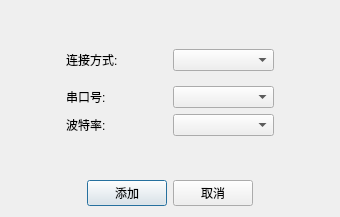
<?xml version="1.0" encoding="UTF-8"?>
<ui version="4.0">
 <class>AddClientDlg</class>
 <widget class="QDialog" name="AddClientDlg">
  <property name="geometry">
   <rect>
    <x>0</x>
    <y>0</y>
    <width>340</width>
    <height>217</height>
   </rect>
  </property>
  <property name="windowTitle">
   <string>Dialog</string>
  </property>
  <layout class="QGridLayout" name="gridLayout_7">
   <item row="3" column="1">
    <layout class="QHBoxLayout" name="horizontalLayout_2">
     <item>
      <spacer name="horizontalSpacer">
       <property name="orientation">
        <enum>Qt::Horizontal</enum>
       </property>
       <property name="sizeHint" stdset="0">
        <size>
         <width>40</width>
         <height>20</height>
        </size>
       </property>
      </spacer>
     </item>
     <item>
      <widget class="QPushButton" name="pushButton">
       <property name="text">
        <string>添加</string>
       </property>
      </widget>
     </item>
     <item>
      <widget class="QPushButton" name="pushButton_2">
       <property name="text">
        <string>取消</string>
       </property>
      </widget>
     </item>
     <item>
      <spacer name="horizontalSpacer_2">
       <property name="orientation">
        <enum>Qt::Horizontal</enum>
       </property>
       <property name="sizeHint" stdset="0">
        <size>
         <width>40</width>
         <height>20</height>
        </size>
       </property>
      </spacer>
     </item>
    </layout>
   </item>
   <item row="1" column="1">
    <widget class="QWidget" name="widget_2" native="true">
     <property name="sizePolicy">
      <sizepolicy hsizetype="Minimum" vsizetype="Minimum">
       <horstretch>0</horstretch>
       <verstretch>0</verstretch>
      </sizepolicy>
     </property>
     <layout class="QGridLayout" name="gridLayout_4">
      <item row="1" column="0">
       <widget class="QStackedWidget" name="stackedWidget">
        <property name="enabled">
         <bool>true</bool>
        </property>
        <property name="sizePolicy">
         <sizepolicy hsizetype="Minimum" vsizetype="Minimum">
          <horstretch>0</horstretch>
          <verstretch>0</verstretch>
         </sizepolicy>
        </property>
        <property name="currentIndex">
         <number>1</number>
        </property>
        <widget class="QWidget" name="page">
         <layout class="QGridLayout" name="gridLayout">
          <item row="1" column="0">
           <layout class="QHBoxLayout" name="horizontalLayout">
            <item>
             <widget class="QLabel" name="label_2">
              <property name="text">
               <string>IP地址</string>
              </property>
             </widget>
            </item>
           </layout>
          </item>
          <item row="2" column="0">
           <widget class="QComboBox" name="comboBox_3"/>
          </item>
         </layout>
        </widget>
        <widget class="QWidget" name="page_2">
         <layout class="QGridLayout" name="gridLayout_3">
          <item row="1" column="1">
           <widget class="QComboBox" name="comboBox">
            <property name="styleSheet">
             <string notr="true"/>
            </property>
           </widget>
          </item>
          <item row="1" column="0">
           <widget class="QLabel" name="label_4">
            <property name="text">
             <string>串口号:</string>
            </property>
           </widget>
          </item>
          <item row="2" column="1">
           <widget class="QComboBox" name="comboBox_2">
            <property name="styleSheet">
             <string notr="true"/>
            </property>
           </widget>
          </item>
          <item row="2" column="0">
           <widget class="QLabel" name="label">
            <property name="text">
             <string>波特率:</string>
            </property>
           </widget>
          </item>
         </layout>
        </widget>
        <widget class="QWidget" name="page_3">
         <layout class="QGridLayout" name="gridLayout_5">
          <item row="0" column="0">
           <widget class="QLabel" name="label_13">
            <property name="text">
             <string>USB口:</string>
            </property>
           </widget>
          </item>
          <item row="0" column="1">
           <widget class="QComboBox" name="comboBox_7">
            <property name="styleSheet">
             <string notr="true"/>
            </property>
           </widget>
          </item>
          <item row="1" column="0">
           <widget class="QLabel" name="label_3">
            <property name="text">
             <string>波特率:</string>
            </property>
           </widget>
          </item>
          <item row="1" column="1">
           <widget class="QComboBox" name="comboBox_5">
            <property name="styleSheet">
             <string notr="true"/>
            </property>
           </widget>
          </item>
         </layout>
        </widget>
        <widget class="QWidget" name="page_4">
         <layout class="QGridLayout" name="gridLayout_2">
          <item row="0" column="0">
           <widget class="QLabel" name="label_10">
            <property name="text">
             <string>IP地址</string>
            </property>
           </widget>
          </item>
          <item row="1" column="0">
           <widget class="QComboBox" name="comboBox_6"/>
          </item>
         </layout>
        </widget>
       </widget>
      </item>
      <item row="0" column="0">
       <widget class="QWidget" name="widget_3" native="true">
        <property name="sizePolicy">
         <sizepolicy hsizetype="Minimum" vsizetype="Preferred">
          <horstretch>0</horstretch>
          <verstretch>0</verstretch>
         </sizepolicy>
        </property>
        <layout class="QGridLayout" name="gridLayout_6">
         <property name="bottomMargin">
          <number>0</number>
         </property>
         <item row="0" column="0">
          <layout class="QHBoxLayout" name="horizontalLayout_9">
           <item>
            <widget class="QLabel" name="label_11">
             <property name="text">
              <string>连接方式:</string>
             </property>
            </widget>
           </item>
           <item>
            <widget class="QComboBox" name="comboBox_4"/>
           </item>
          </layout>
         </item>
        </layout>
       </widget>
      </item>
     </layout>
    </widget>
   </item>
   <item row="0" column="1">
    <spacer name="verticalSpacer">
     <property name="orientation">
      <enum>Qt::Vertical</enum>
     </property>
     <property name="sizeHint" stdset="0">
      <size>
       <width>20</width>
       <height>40</height>
      </size>
     </property>
    </spacer>
   </item>
   <item row="1" column="2">
    <spacer name="horizontalSpacer_4">
     <property name="orientation">
      <enum>Qt::Horizontal</enum>
     </property>
     <property name="sizeHint" stdset="0">
      <size>
       <width>40</width>
       <height>20</height>
      </size>
     </property>
    </spacer>
   </item>
   <item row="1" column="0">
    <spacer name="horizontalSpacer_3">
     <property name="orientation">
      <enum>Qt::Horizontal</enum>
     </property>
     <property name="sizeHint" stdset="0">
      <size>
       <width>40</width>
       <height>20</height>
      </size>
     </property>
    </spacer>
   </item>
   <item row="2" column="1">
    <spacer name="verticalSpacer_2">
     <property name="orientation">
      <enum>Qt::Vertical</enum>
     </property>
     <property name="sizeHint" stdset="0">
      <size>
       <width>20</width>
       <height>40</height>
      </size>
     </property>
    </spacer>
   </item>
  </layout>
 </widget>
 <resources/>
 <connections/>
</ui>
